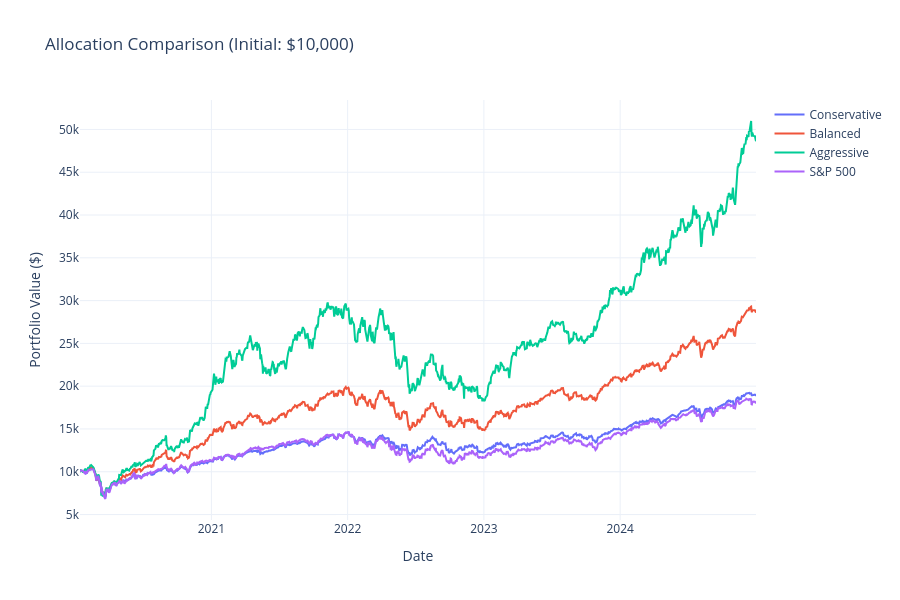

Source (notebook cell):
### Code cell
alloc_curves = compare_portfolios(alloc_returns, initial_value=10000)

fig = go.Figure()
for col in alloc_curves.columns:
    fig.add_trace(go.Scatter(x=alloc_curves.index, y=alloc_curves[col], name=col, mode='lines'))
fig.update_layout(
    title='Allocation Comparison (Initial: $10,000)',
    yaxis_title='Portfolio Value ($)',
    xaxis_title='Date',
    template='plotly_white',
    height=600,
)
fig.show()

### Figure 1 — Plotly figure (JSON) as saved in the notebook; plotly's stock layout.template omitted (floating-point values rounded to 4 significant figures; data arrays with more than 128 entries replaced by an {"elided": "..."} marker saying what was removed)
{"data": [{"mode": "lines", "name": "Conservative", "type": "scatter", "x": {"elided": "1231 str values"}, "y": {"elided": "1231 float values"}}, {"mode": "lines", "name": "Balanced", "type": "scatter", "x": {"elided": "1231 str values"}, "y": {"elided": "1231 float values"}}, {"mode": "lines", "name": "Aggressive", "type": "scatter", "x": {"elided": "1231 str values"}, "y": {"elided": "1231 float values"}}, {"mode": "lines", "name": "S&P 500", "type": "scatter", "x": {"elided": "1231 str values"}, "y": {"elided": "1231 float values"}}], "layout": {"height": 600, "title": {"text": "Allocation Comparison (Initial: $10,000)"}, "xaxis": {"title": {"text": "Date"}}, "yaxis": {"title": {"text": "Portfolio Value ($)"}}}}
